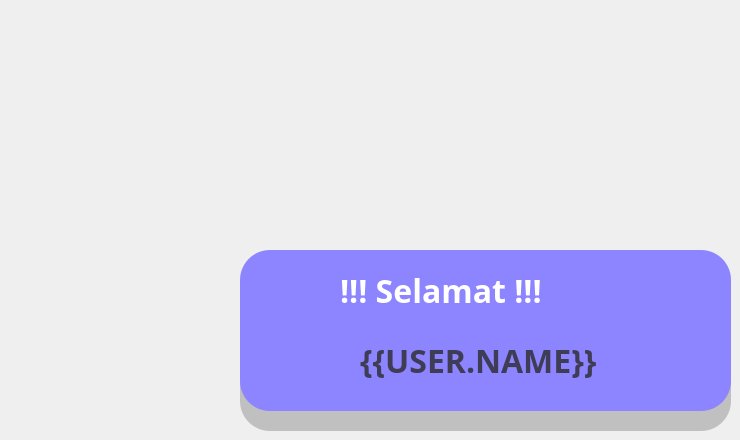
   <widget class="QWidget" name="tabWinner">
    <attribute name="title">
     <string>🏆 Penghargaan</string>
    </attribute>
    <widget class="QLabel" name="label_18">
     <property name="geometry">
      <rect>
       <x>290</x>
       <y>30</y>
       <width>391</width>
       <height>231</height>
      </rect>
     </property>
     <property name="text">
      <string/>
     </property>
     <property name="pixmap">
      <pixmap resource="../Images/Source.qrc">:/images/undraw_winners_ao2o.svg</pixmap>
     </property>
     <property name="scaledContents">
      <bool>true</bool>
     </property>
    </widget>
    <widget class="QLabel" name="label_19">
     <property name="geometry">
      <rect>
       <x>240</x>
       <y>250</y>
       <width>491</width>
       <height>161</height>
      </rect>
     </property>
     <property name="styleSheet">
      <string notr="true">background-color: rgb(140, 133, 255);
border-radius: 30px;</string>
     </property>
     <property name="text">
      <string/>
     </property>
     <property name="scaledContents">
      <bool>false</bool>
     </property>
    </widget>
    <widget class="QLabel" name="label_14">
     <property name="geometry">
      <rect>
       <x>340</x>
       <y>260</y>
       <width>271</width>
       <height>61</height>
      </rect>
     </property>
     <property name="font">
      <font>
       <family>Iosevka Custom</family>
       <pointsize>24</pointsize>
       <weight>75</weight>
       <bold>true</bold>
       <underline>false</underline>
      </font>
     </property>
     <property name="styleSheet">
      <string notr="true">color: rgb(255, 255, 255);</string>
     </property>
     <property name="text">
      <string>!!! Selamat !!!</string>
     </property>
    </widget>
    <widget class="QLabel" name="lblWinner">
     <property name="geometry">
      <rect>
       <x>360</x>
       <y>330</y>
       <width>241</width>
       <height>61</height>
      </rect>
     </property>
     <property name="font">
      <font>
       <family>Iosevka Custom</family>
       <pointsize>24</pointsize>
       <weight>75</weight>
       <bold>true</bold>
       <underline>false</underline>
      </font>
     </property>
     <property name="styleSheet">
      <string notr="true">color: rgb(63, 61, 85)</string>
     </property>
     <property name="text">
      <string>{{USER.NAME}}</string>
     </property>
    </widget>
    <widget class="QLabel" name="label_23">
     <property name="geometry">
      <rect>
       <x>240</x>
       <y>270</y>
       <width>491</width>
       <height>161</height>
      </rect>
     </property>
     <property name="styleSheet">
      <string notr="true">background-color: rgba(0, 0, 0, 50);
border-radius: 30px;</string>
     </property>
     <property name="text">
      <string/>
     </property>
     <property name="scaledContents">
      <bool>false</bool>
     </property>
    </widget>
    <zorder>label_23</zorder>
    <zorder>label_19</zorder>
    <zorder>label_18</zorder>
    <zorder>label_14</zorder>
    <zorder>lblWinner</zorder>
   </widget>
